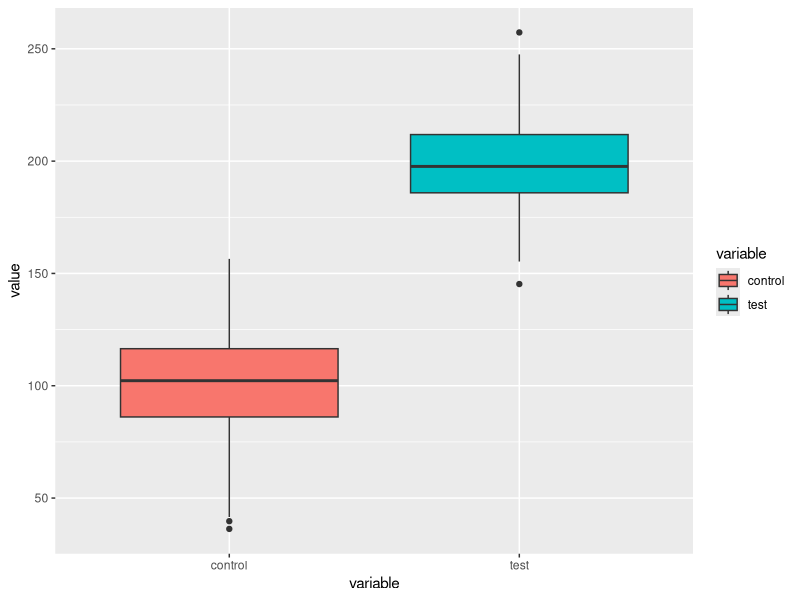
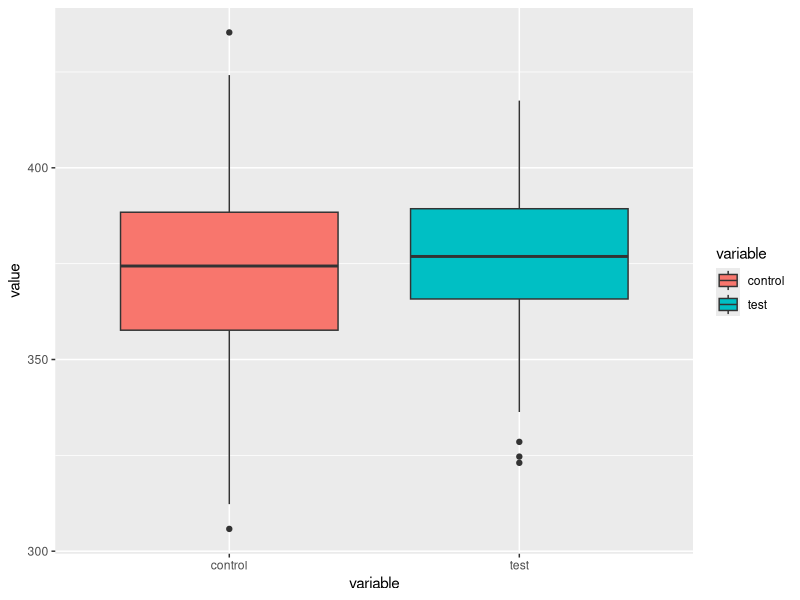
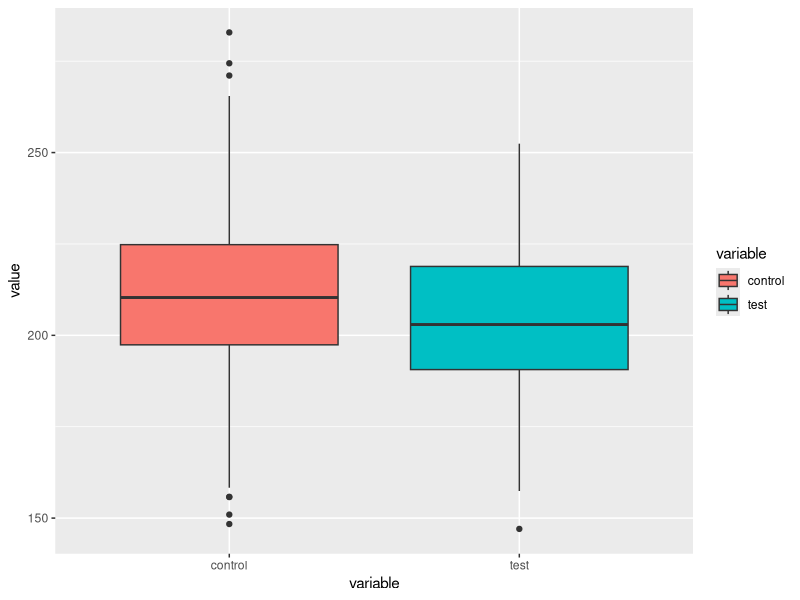
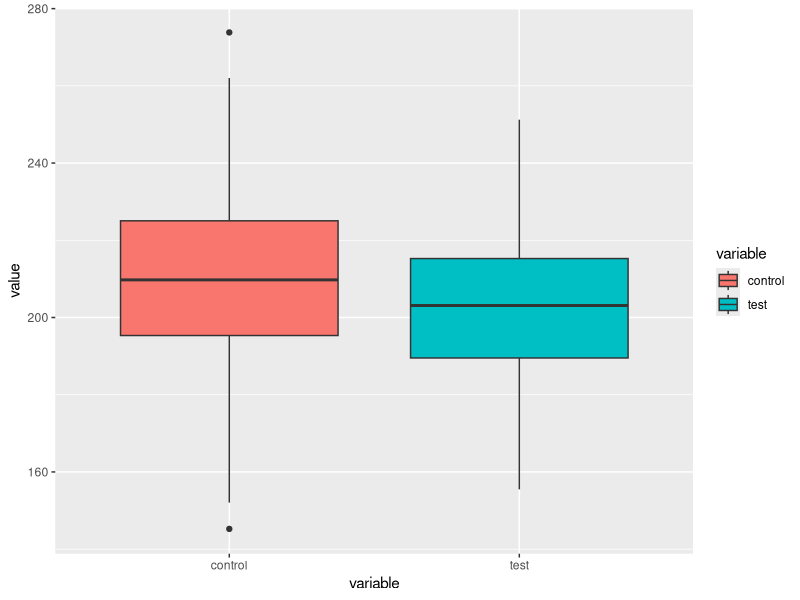
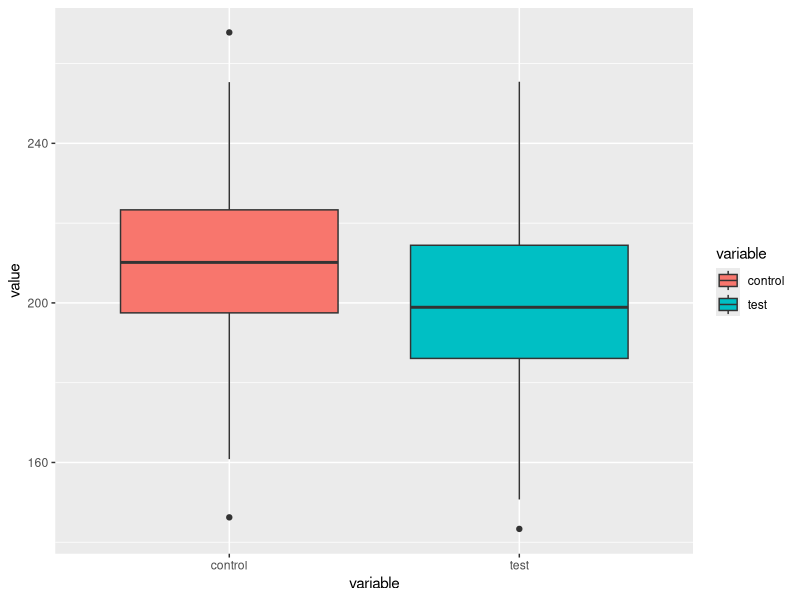
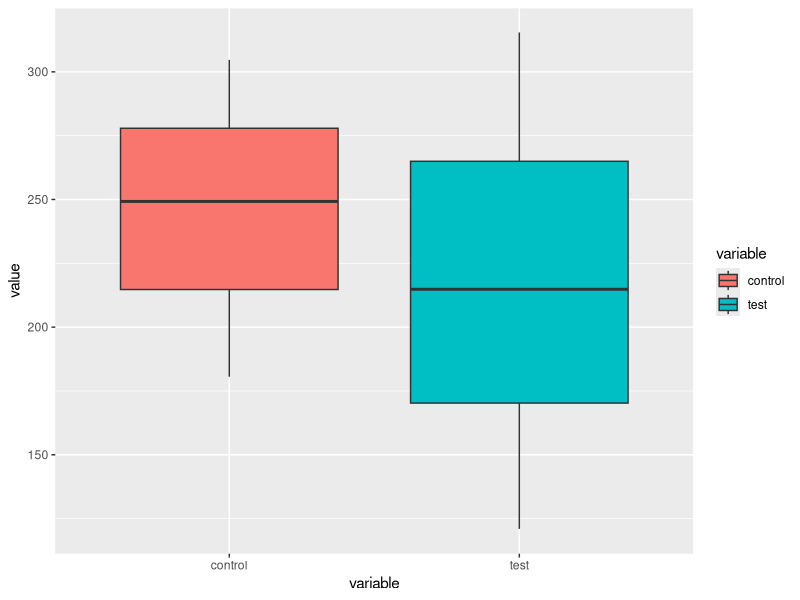

Generate these figures, in order, with R:
## ---- chunk 1
dataCreate <- function(mean1=208.3, mean2=200.4, n1=200, n2=200, sd1=23, sd2=20){
  mydf <- data.frame(control=rnorm(mean = mean1, n=n1, sd=sd1),
                     test=rnorm(mean=mean2, n=n2, sd=sd2))
  return(mydf)
}
myDF <-dataCreate(mean1=100.59)
head(myDF)
## ---- chunk 2
library(reshape2)

myDF2 <- melt(myDF) 
ANOVA <- function(data=myDF2){
  myANOVA <- aov(value~variable, data=data)
  summary(myANOVA)
}
ANOVA(data=myDF2)
ANOVA()
myANOVA <- aov(value~variable, data=myDF2)
summary(myANOVA)

## ---- chunk 3
library(ggplot2)
library(ggplot2)
ANOVAPlot <- function(data=myDF2){
  ggplot(data=data,aes(x=variable, y=value, fill=variable)) + geom_boxplot()
}
ANOVAPlot()

## ---- chunk 4
df5 <- dataCreate(mean1=375.5, mean2=375.5)
df5<-melt(df5)
ANOVA(data=df5)
ANOVAPlot(df5)
## ---- chunk 5
df6 <- dataCreate(mean2=204)
df6<-melt(df6)
ANOVA(data=df6)
ANOVAPlot(df6)
## ---- chunk 6
df7 <- dataCreate(n2=100)
df7<-melt(df7)
ANOVA(data=df7)
ANOVAPlot(df7)
## ---- chunk 7
df8 <- dataCreate(sd1=19.1)
df8<-melt(df8)
ANOVA(data=df8)
ANOVAPlot(df8)
## ---- chunk 8
dataCreate2 <- function(min1=100.44, min2=120.12, n1=600, n2=600, max1=304.72, max2=315.45){
  mydf <- data.frame(control=runif(min = min1, n=n1, max=max1), test=runif(min=min2, n=n2, max=max2))
  return(mydf)
}
myDFU <-dataCreate2(min1=180.44)
head(myDFU)

## ---- chunk 9
library(reshape2)
myDFU2 <- melt(myDFU) 
ANOVA <- function(data=myDFU2){
  myANOVA <- aov(value~variable, data=data)
  summary(myANOVA)
}

ANOVA(data=myDFU2)
ANOVA()
myANOVA <- aov(value~variable, data=myDFU2)
summary(myANOVA)
## ---- chunk 10
library(ggplot2)
uniformBOXPLOT <- function(data=myDFU2){
  ggplot(data=data,aes(x=variable, y=value, fill=variable)) + geom_boxplot()
}
uniformBOXPLOT()
